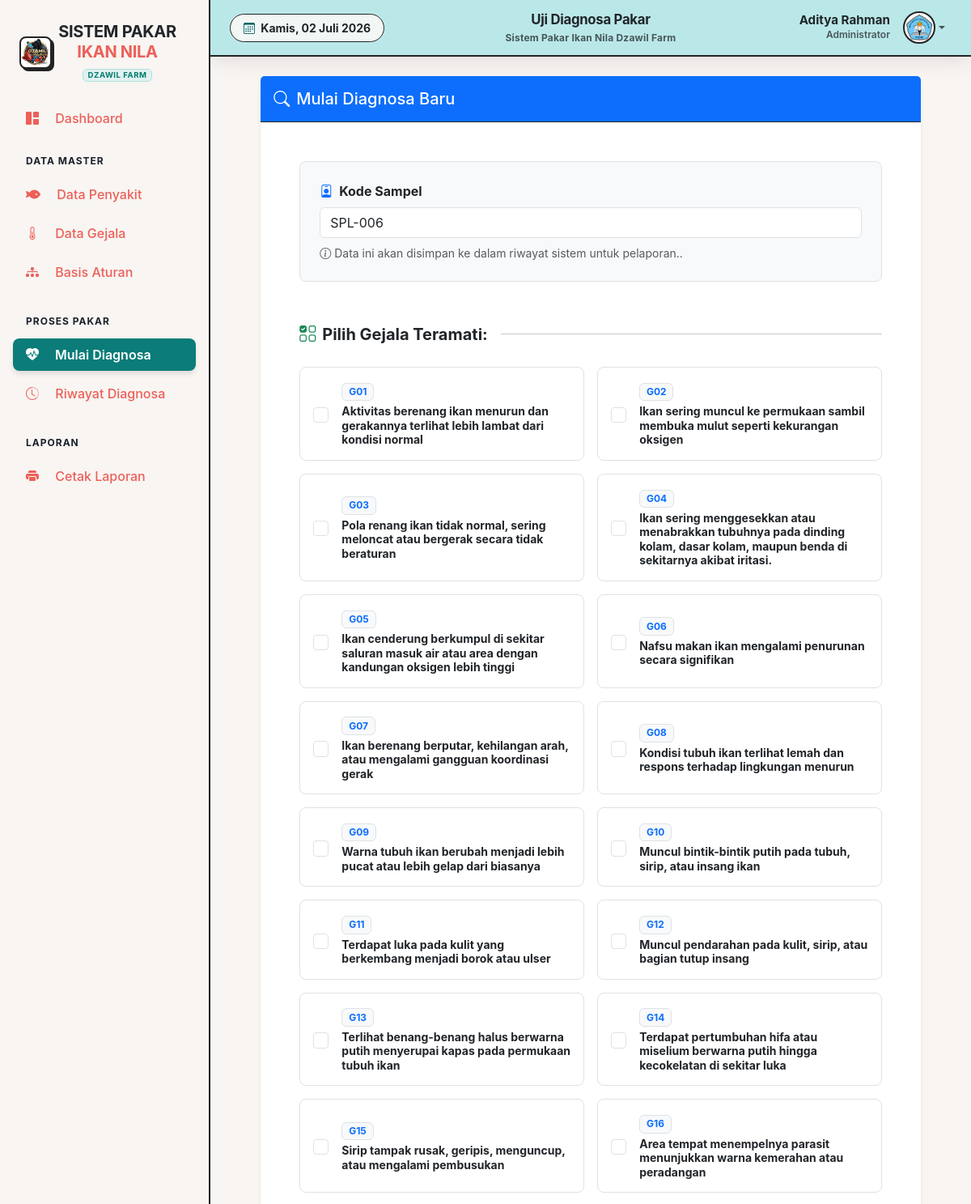
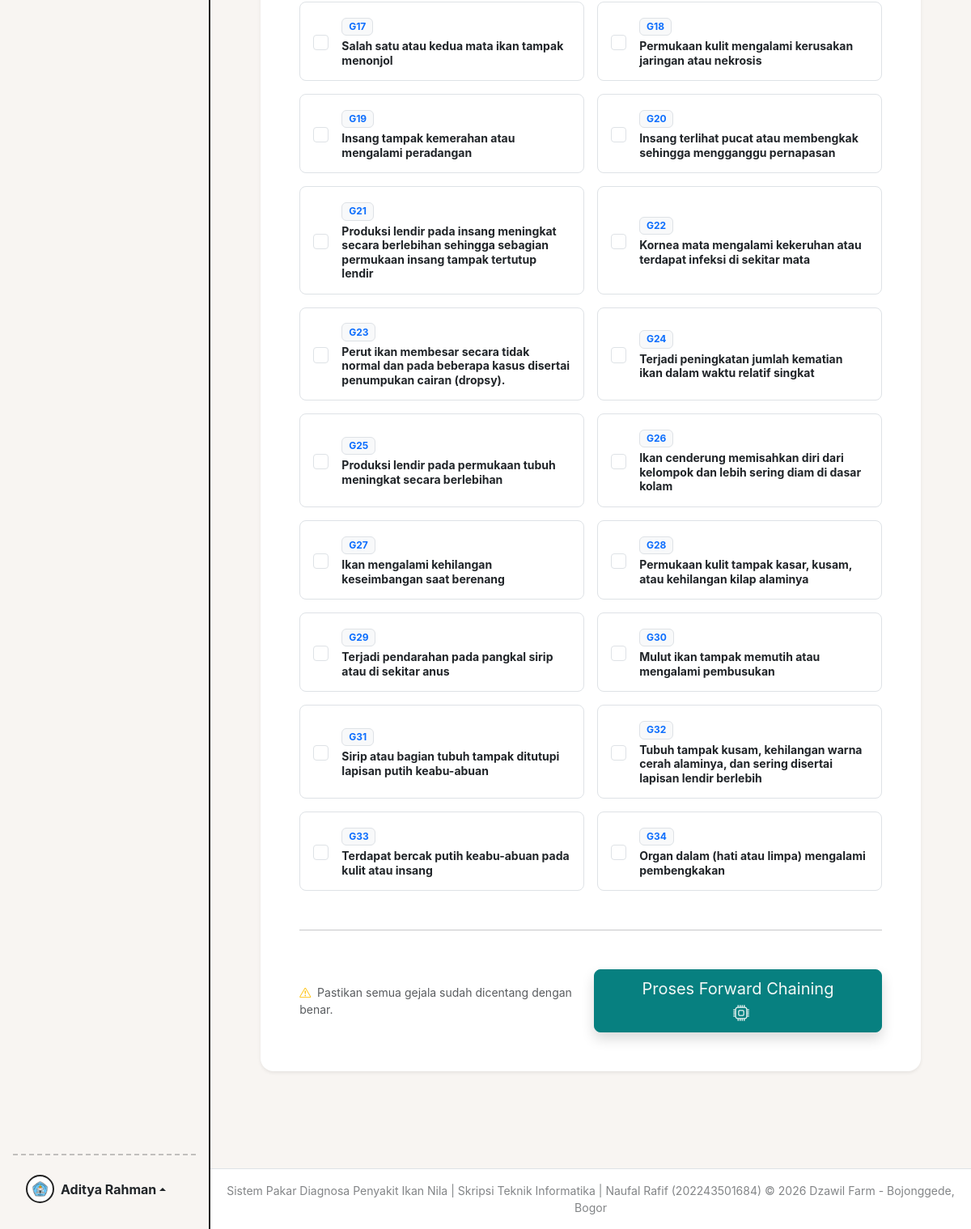
/pages/admin/diagnosa.php (signed in), run on the app's committed database (2 pictures, top to bottom).
### tables this page shows
CREATE TABLE `tbl_gejala` (
  `kode_gejala` varchar(10) NOT NULL,
  `nama_gejala` varchar(255) NOT NULL
);

### config/database.php (called while the page is built, shortened)
<?php
$base_url = 'http://localhost/sistem_pakar_ikan_nila/';
?>

### pages/admin/diagnosa.php (the view, shortened to what this page needs)
<?php
require_once '../../config/database.php';
$stmtKode = $pdo->query("
    SELECT kode_sampel
    FROM tbl_diagnosa
    WHERE kode_sampel IS NOT NULL
    ORDER BY id_diagnosa DESC
    LIMIT 1
");
$lastKode = $stmtKode->fetch();
if ($lastKode && preg_match('/SPL-(\d+)/', $lastKode['kode_sampel'], $match)) {
    $nomorBaru = (int)$match[1] + 1;
} else {
    $nomorBaru = 1;
}
$kodeSampelBaru = 'SPL-' . str_pad($nomorBaru, 3, '0', STR_PAD_LEFT);
require_once '../../includes/header.php';
$stmt = $pdo->query("SELECT * FROM tbl_gejala ORDER BY CAST(SUBSTRING(kode_gejala, 2) AS UNSIGNED) ASC");
$gejala = $stmt->fetchAll();
?>
<div class="row justify-content-center">
    <div class="col-lg-11">
        <div class="card shadow-sm border-0 rounded-4 mb-5">
            <div class="card-header bg-primary py-3">
               <h5 class="m-0 font-weight-bold text-white"><i class="bi bi-search me-2"></i>Mulai Diagnosa Baru</h5>
            </div>
            <div class="card-body p-4 p-md-5">
                <form method="post" action="">
                    <div class="mb-5 bg-light p-4 rounded-3 border">
                        <label for="kode_sampel" class="form-label fw-bold text-dark"> <i class="bi bi-person-badge me-2 text-primary"></i>Kode Sampel </label>
                        <input type="text" class="form-control" name="kode_sampel" value="<?= $kodeSampelBaru ?>" readonly>
                        <div class="form-text mt-2"><i class="bi bi-info-circle me-1"></i>Data ini akan disimpan ke dalam riwayat sistem untuk pelaporan..</div>
                    </div>
                    <div class="mb-4">
                        <div class="d-flex align-items-center mb-4">
                            <h5 class="fw-bold text-dark mb-0"><i class="bi bi-ui-checks-grid me-2 text-success"></i>Pilih Gejala Teramati:</h5>
                            <hr class="flex-grow-1 ms-3 opacity-25">
                        </div>
                        <div class="row g-3">
                            <?php foreach ($gejala as $g): ?>
                            <div class="col-md-6">
                                <label class="symptom-card d-flex align-items-center p-3 rounded-3 border h-100" for="gejala<?= $g['kode_gejala'] ?>">
                                    <div class="form-check m-0">
                                        <input class="form-check-input me-3" type="checkbox" name="gejala[]" value="<?= $g['kode_gejala'] ?>" id="gejala<?= $g['kode_gejala'] ?>">
                                    </div>
                                    <div>
                                        <span class="badge bg-light text-primary border mb-1"><?= htmlspecialchars($g['kode_gejala']) ?></span>
                                        <p class="mb-0 small fw-bold text-dark lh-sm"><?= htmlspecialchars($g['nama_gejala']) ?></p>
                                    </div>
                                </label>
                            </div>
                            <?php endforeach; ?>
                        </div>
                    </div>
                    <hr class="my-5 opacity-25">
                    <div class="d-flex justify-content-between align-items-center">
                        <span class="text-muted small"><i class="bi bi-exclamation-triangle me-1 text-warning"></i> Pastikan semua gejala sudah dicentang dengan benar.</span>
                        <button type="submit" class="btn btn-primary btn-lg px-5 shadow rounded-3">
                            Proses Forward Chaining <i class="bi bi-cpu ms-2"></i>
                        </button>
                    </div>
                </form>
            </div>
        </div>
    </div>
</div>
<?php require_once '../../includes/footer.php'; ?>

### includes/header.php (shortened to what this page needs)
<?php
require_once '../../config/database.php';
$id_admin = $_SESSION['id_admin'];
$stmt = $pdo->prepare("SELECT * FROM tbl_admin WHERE id_admin = ?");
$stmt->execute([$id_admin]);
$admin = $stmt->fetch(PDO::FETCH_ASSOC);
$current_page = basename($_SERVER['PHP_SELF']);
$title_page = "Panel Kontrol Administrator";
switch ($current_page) {
    case 'diagnosa.php':
    case 'hasil_diagnosa.php':
        $title_page = "Uji Diagnosa Pakar";
        break;
}
?>
<!DOCTYPE html>
<html lang="id">
<head>
    <link href="https://cdn.jsdelivr.net/npm/bootstrap-icons/font/bootstrap-icons.css" rel="stylesheet">
    <link rel="stylesheet" href="https://cdnjs.cloudflare.com/ajax/libs/font-awesome/6.5.1/css/all.min.css">
    <link href="https://cdn.jsdelivr.net/npm/bootstrap@5.3.0/dist/css/bootstrap.min.css" rel="stylesheet">
    <link rel="stylesheet" href="https://cdn.jsdelivr.net/npm/bootstrap-icons@1.10.5/font/bootstrap-icons.css">
    <link rel="stylesheet" href="<?= $base_url ?>assets/css/style.css">
    <link href="https://cdn.datatables.net/1.13.6/css/dataTables.bootstrap5.min.css" rel="stylesheet">
</head>
<body>
    <div class="wrapper d-flex">
        <?php include 'sidebar.php'; ?>
        <div class="main flex-grow-1 d-flex flex-column pt-5 pt-md-0 mt-4 mt-md-0">
            <nav class="navbar navbar-expand navbar-light topbar mb-4 static-top px-4"
                style="background-color: var(--coba); border-bottom: 2px solid var(--dark); height: 70px;">
                <div class="d-none d-sm-inline-block form-inline mr-auto ml-md-3 my-2 my-md-0 mw-100">
                    <span class="text-dark small fw-bold px-3 py-2 rounded-pill" style="background-color: var(--light); border: 1px solid var(--dark);">
                        <i class="bi bi-calendar3 me-1" style="color: var(--primary-dark);"></i>
                        <?php
                        $hari = ['Sunday' => 'Minggu', 'Monday' => 'Senin', 'Tuesday' => 'Selasa', 'Wednesday' => 'Rabu', 'Thursday' => 'Kamis', 'Friday' => 'Jumat', 'Saturday' => 'Sabtu'];
                        $bulan = [1 => 'Januari', 'Februari', 'Maret', 'April', 'Mei', 'Juni', 'Juli', 'Agustus', 'September', 'Oktober', 'November', 'Desember'];
                        echo $hari[date('l')] . ', ' . date('d') . ' ' . $bulan[(int)date('m')] . ' ' . date('Y');
                        ?>
                    </span>
                </div>
                <div class="position-absolute start-50 translate-middle-x text-center d-none d-md-block">
                    <span class="fw-bolder text-dark" style="font-size: 1.05rem; letter-spacing: -0.3px;">
                        <?= $title_page ?>
                    </span>
                    <div class="small fw-bold text-muted" style="font-size: 0.75rem; letter-spacing: 0.2px;">
                        Sistem Pakar Ikan Nila Dzawil Farm
                    </div>
                </div>
                <ul class="navbar-nav ms-auto align-items-center">
                    <li class="nav-item dropdown no-arrow position-relative">
                        <a class="nav-link dropdown-toggle d-flex align-items-center rounded-3 p-2" href="#" id="userDropdown" role="button" data-bs-toggle="dropdown" data-bs-display="static" aria-expanded="false" style="transition: all 0.2s;">
                            <div class="text-end me-3 d-none d-lg-block">
                                <span class="d-block text-dark fw-bold" style="font-size: 0.95rem; line-height: 1.2;"><?= htmlspecialchars($admin['nama_admin']) ?></span>
                                <span class="d-block text-muted fw-semibold" style="font-size: 0.75rem;">Administrator</span>
                            </div>
                            <div class="img-profile rounded-circle d-flex align-items-center justify-content-center overflow-hidden"
                                style="border: 2px solid var(--dark); width: 40px; height: 40px; background-color: white;">
                                <img src="<?= $base_url ?>assets/img/logo4.png" alt="Logo" style="width: 100%; height: 100%; object-fit: cover;">
                            </div>
                        </a>
                    </li>
                </ul>
            </nav>
            <div class="container-fluid px-4 flex-grow-1 pb-5">

### assets/css/style.css (style rules this page uses)
:root { --bg-main: #f8f5f2; --headline: #232323; --paragraph: #222525; --primary: #078080; --primary-dark: #066666; --secondary: #f45d48; --tertiary: #d9376e; --highlight: #ff8e3c; --main-illustration: #fffffe; --stroke: #232323; --success: #078080; --info: #ff8e3c; --warning: #ff8e3c; --danger: #f45d48; --light: #f2f7f5; --dark: #232323; --coba: #bae8e8; }
body { font-family: 'Nunito', -apple-system, BlinkMacSystemFont, 'Segoe UI', Roboto, 'Helvetica Neue', Arial, sans-serif; background-color: var(--bg-main); color: var(--paragraph); }
.wrapper { display: flex; width: 100%; min-height: 100vh; }
a { color: var(--primary); }
.main { width: 100%; overflow-x: hidden; background-color: var(--bg-main); }
.topbar { height: 4.375rem; box-shadow: 0 0.15rem 1.75rem 0 rgba(58, 59, 69, 0.15); }
.img-profile { height: 2rem; width: 2rem; }
.card { border: none; border-radius: 12px; box-shadow: 0 0.15rem 1.75rem 0 rgba(58, 59, 69, 0.1); transition: all 0.3s ease; }
.card-header { background-color: var(--main-illustration); border-bottom: 1px solid var(--stroke); }
.btn-primary { background-color: var(--primary); border-color: var(--primary); color: var(--light); }

### pages/admin/diagnosa.php (style rules this page uses)
.symptom-card { transition: all 0.2s ease-in-out; cursor: pointer; background-color: #ffffff; }
.form-check-input { width: 1.2em; height: 1.2em; cursor: pointer; }

### data on the page
tbl_gejala: kode_gejala "G01", nama_gejala "Aktivitas berenang ikan menurun dan gerakannya terlihat lebih lambat dari kondisi normal"
tbl_gejala: kode_gejala "G02", nama_gejala "Ikan sering muncul ke permukaan sambil membuka mulut seperti kekurangan oksigen"
tbl_gejala: kode_gejala "G03", nama_gejala "Pola renang ikan tidak normal, sering meloncat atau bergerak secara tidak beraturan"
tbl_gejala: kode_gejala "G04", nama_gejala "Ikan sering menggesekkan atau menabrakkan tubuhnya pada dinding kolam, dasar kolam, maupun benda di sekitarnya akibat iritasi."
tbl_gejala: kode_gejala "G05", nama_gejala "Ikan cenderung berkumpul di sekitar saluran masuk air atau area dengan kandungan oksigen lebih tinggi"
tbl_gejala: kode_gejala "G06", nama_gejala "Nafsu makan ikan mengalami penurunan secara signifikan"
tbl_gejala: kode_gejala "G07", nama_gejala "Ikan berenang berputar, kehilangan arah, atau mengalami gangguan koordinasi gerak"
tbl_gejala: kode_gejala "G08", nama_gejala "Kondisi tubuh ikan terlihat lemah dan respons terhadap lingkungan menurun"
tbl_gejala: kode_gejala "G09", nama_gejala "Warna tubuh ikan berubah menjadi lebih pucat atau lebih gelap dari biasanya"
tbl_gejala: kode_gejala "G10", nama_gejala "Muncul bintik-bintik putih pada tubuh, sirip, atau insang ikan"
tbl_gejala: kode_gejala "G11", nama_gejala "Terdapat luka pada kulit yang berkembang menjadi borok atau ulser"
tbl_gejala: kode_gejala "G12", nama_gejala "Muncul pendarahan pada kulit, sirip, atau bagian tutup insang"
tbl_gejala: kode_gejala "G13", nama_gejala "Terlihat benang-benang halus berwarna putih menyerupai kapas pada permukaan tubuh ikan"
tbl_gejala: kode_gejala "G14", nama_gejala "Terdapat pertumbuhan hifa atau miselium berwarna putih hingga kecokelatan di sekitar luka"
tbl_gejala: kode_gejala "G15", nama_gejala "Sirip tampak rusak, geripis, menguncup, atau mengalami pembusukan"
tbl_gejala: kode_gejala "G16", nama_gejala "Area tempat menempelnya parasit menunjukkan warna kemerahan atau peradangan"
tbl_gejala: kode_gejala "G17", nama_gejala "Salah satu atau kedua mata ikan tampak menonjol"
tbl_gejala: kode_gejala "G18", nama_gejala "Permukaan kulit mengalami kerusakan jaringan atau nekrosis"
tbl_gejala: kode_gejala "G19", nama_gejala "Insang tampak kemerahan atau mengalami peradangan"
tbl_gejala: kode_gejala "G20", nama_gejala "Insang terlihat pucat atau membengkak sehingga mengganggu pernapasan"
tbl_gejala: kode_gejala "G21", nama_gejala "Produksi lendir pada insang meningkat secara berlebihan sehingga sebagian permukaan insang tampak tertutup lendir"
tbl_gejala: kode_gejala "G22", nama_gejala "Kornea mata mengalami kekeruhan atau terdapat infeksi di sekitar mata"
tbl_gejala: kode_gejala "G23", nama_gejala "Perut ikan membesar secara tidak normal dan pada beberapa kasus disertai penumpukan cairan (dropsy)."
tbl_gejala: kode_gejala "G24", nama_gejala "Terjadi peningkatan jumlah kematian ikan dalam waktu relatif singkat"
tbl_gejala: kode_gejala "G25", nama_gejala "Produksi lendir pada permukaan tubuh meningkat secara berlebihan"
tbl_gejala: kode_gejala "G26", nama_gejala "Ikan cenderung memisahkan diri dari kelompok dan lebih sering diam di dasar kolam"
tbl_gejala: kode_gejala "G27", nama_gejala "Ikan mengalami kehilangan keseimbangan saat berenang"
tbl_gejala: kode_gejala "G28", nama_gejala "Permukaan kulit tampak kasar, kusam, atau kehilangan kilap alaminya"
tbl_gejala: kode_gejala "G29", nama_gejala "Terjadi pendarahan pada pangkal sirip atau di sekitar anus"
tbl_gejala: kode_gejala "G30", nama_gejala "Mulut ikan tampak memutih atau mengalami pembusukan"
tbl_gejala: kode_gejala "G31", nama_gejala "Sirip atau bagian tubuh tampak ditutupi lapisan putih keabu-abuan"
tbl_gejala: kode_gejala "G32", nama_gejala "Tubuh tampak kusam, kehilangan warna cerah alaminya, dan sering disertai lapisan lendir berlebih"
tbl_gejala: kode_gejala "G33", nama_gejala "Terdapat bercak putih keabu-abuan pada kulit atau insang"
tbl_gejala: kode_gejala "G34", nama_gejala "Organ dalam (hati atau limpa) mengalami pembengkakan"

### other printed values
$_SESSION['nama_admin'] "Aditya Rahman"
$title_page "Uji Diagnosa Pakar"
$admin['nama_admin'] "Aditya Rahman"
